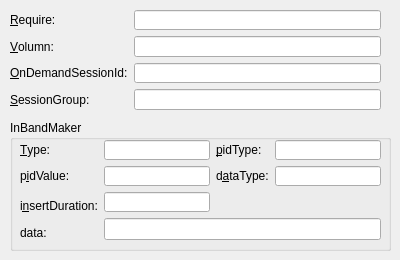
<?xml version="1.0" encoding="UTF-8"?>
<ui version="4.0">
 <class>setupHeaderExteneion</class>
 <widget class="QDialog" name="setupHeaderExteneion">
  <property name="geometry">
   <rect>
    <x>0</x>
    <y>0</y>
    <width>400</width>
    <height>260</height>
   </rect>
  </property>
  <property name="windowTitle">
   <string>Dialog</string>
  </property>
  <widget class="QGroupBox" name="groupBoxInBand">
   <property name="geometry">
    <rect>
     <x>10</x>
     <y>120</y>
     <width>381</width>
     <height>131</height>
    </rect>
   </property>
   <property name="title">
    <string>InBandMaker</string>
   </property>
   <widget class="QWidget" name="">
    <property name="geometry">
     <rect>
      <x>10</x>
      <y>20</y>
      <width>361</width>
      <height>100</height>
     </rect>
    </property>
    <layout class="QGridLayout" name="gridLayout">
     <item row="0" column="0">
      <widget class="QLabel" name="label_5">
       <property name="text">
        <string>&amp;Type:</string>
       </property>
       <property name="buddy">
        <cstring>editType</cstring>
       </property>
      </widget>
     </item>
     <item row="0" column="1">
      <widget class="QLineEdit" name="editType"/>
     </item>
     <item row="0" column="2">
      <widget class="QLabel" name="label_7">
       <property name="text">
        <string>&amp;pidType:</string>
       </property>
       <property name="buddy">
        <cstring>editPidType</cstring>
       </property>
      </widget>
     </item>
     <item row="0" column="3">
      <widget class="QLineEdit" name="editPidType"/>
     </item>
     <item row="1" column="0">
      <widget class="QLabel" name="label_6">
       <property name="text">
        <string>p&amp;idValue:</string>
       </property>
       <property name="buddy">
        <cstring>editValue</cstring>
       </property>
      </widget>
     </item>
     <item row="1" column="1">
      <widget class="QLineEdit" name="editValue"/>
     </item>
     <item row="1" column="2">
      <widget class="QLabel" name="label_8">
       <property name="text">
        <string>d&amp;ataType:</string>
       </property>
       <property name="buddy">
        <cstring>editDataType</cstring>
       </property>
      </widget>
     </item>
     <item row="1" column="3">
      <widget class="QLineEdit" name="editDataType"/>
     </item>
     <item row="2" column="0" rowspan="2">
      <widget class="QLabel" name="label_9">
       <property name="text">
        <string>i&amp;nsertDuration:</string>
       </property>
       <property name="buddy">
        <cstring>editDuration</cstring>
       </property>
      </widget>
     </item>
     <item row="2" column="1">
      <widget class="QLineEdit" name="editDuration"/>
     </item>
     <item row="3" column="1" rowspan="2" colspan="3">
      <widget class="QLineEdit" name="editData"/>
     </item>
     <item row="4" column="0">
      <widget class="QLabel" name="label_10">
       <property name="text">
        <string>data:</string>
       </property>
       <property name="buddy">
        <cstring>editData</cstring>
       </property>
      </widget>
     </item>
    </layout>
   </widget>
  </widget>
  <widget class="QWidget" name="">
   <property name="geometry">
    <rect>
     <x>10</x>
     <y>10</y>
     <width>371</width>
     <height>100</height>
    </rect>
   </property>
   <layout class="QFormLayout" name="formLayout">
    <item row="0" column="0">
     <widget class="QLabel" name="label">
      <property name="text">
       <string>&amp;Require:</string>
      </property>
      <property name="buddy">
       <cstring>edit_require</cstring>
      </property>
     </widget>
    </item>
    <item row="0" column="1">
     <widget class="QLineEdit" name="edit_require"/>
    </item>
    <item row="1" column="0">
     <widget class="QLabel" name="label_2">
      <property name="text">
       <string>&amp;Volumn:</string>
      </property>
      <property name="buddy">
       <cstring>edit_volumn</cstring>
      </property>
     </widget>
    </item>
    <item row="1" column="1">
     <widget class="QLineEdit" name="edit_volumn"/>
    </item>
    <item row="2" column="0">
     <widget class="QLabel" name="label_3">
      <property name="text">
       <string>&amp;OnDemandSessionId:</string>
      </property>
      <property name="buddy">
       <cstring>editDemandId</cstring>
      </property>
     </widget>
    </item>
    <item row="2" column="1">
     <widget class="QLineEdit" name="editDemandId"/>
    </item>
    <item row="3" column="0">
     <widget class="QLabel" name="label_4">
      <property name="text">
       <string>&amp;SessionGroup:</string>
      </property>
      <property name="buddy">
       <cstring>editSessionGroup</cstring>
      </property>
     </widget>
    </item>
    <item row="3" column="1">
     <widget class="QLineEdit" name="editSessionGroup"/>
    </item>
   </layout>
  </widget>
 </widget>
 <resources/>
 <connections/>
</ui>
